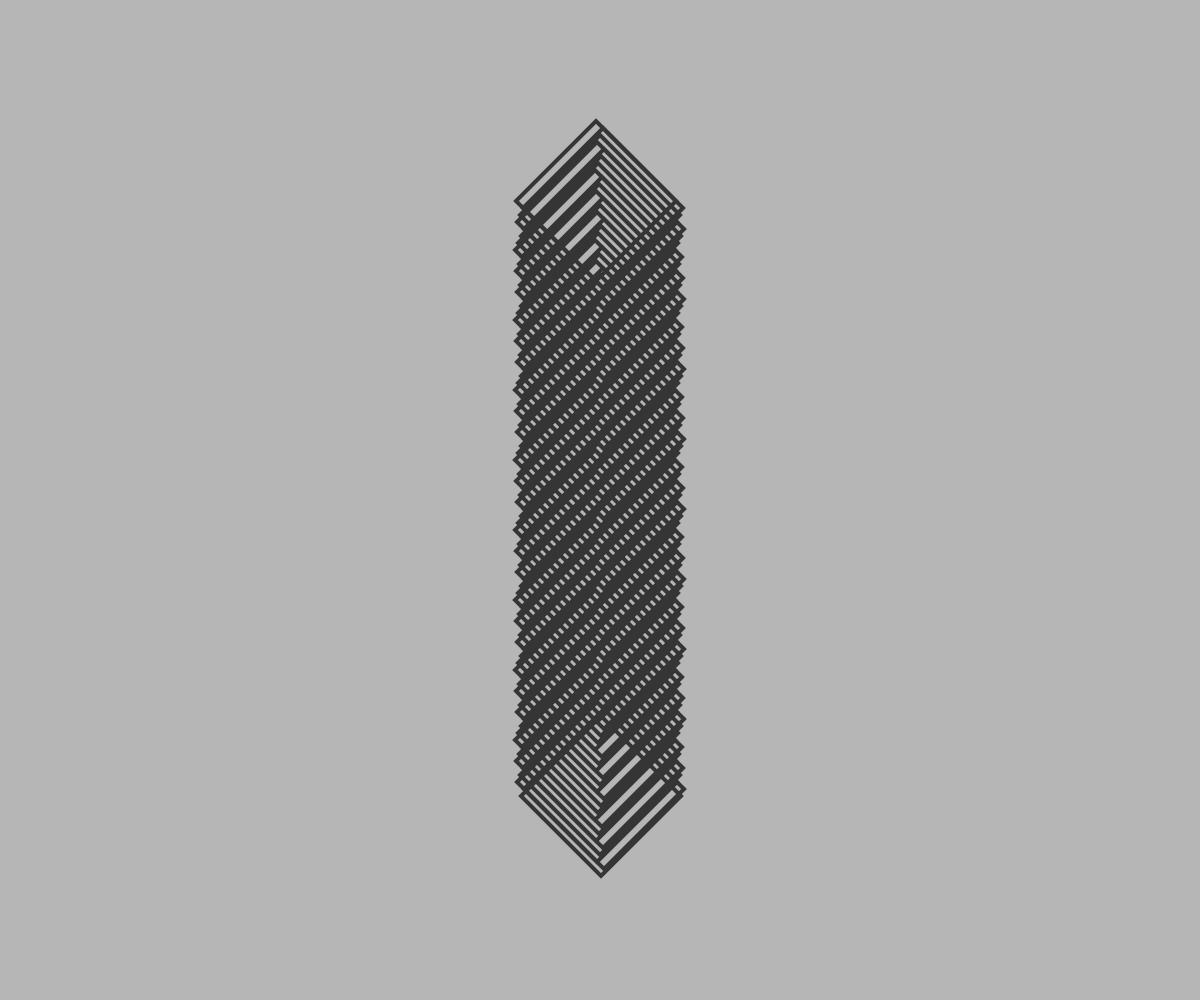
Frame 1 (no input)
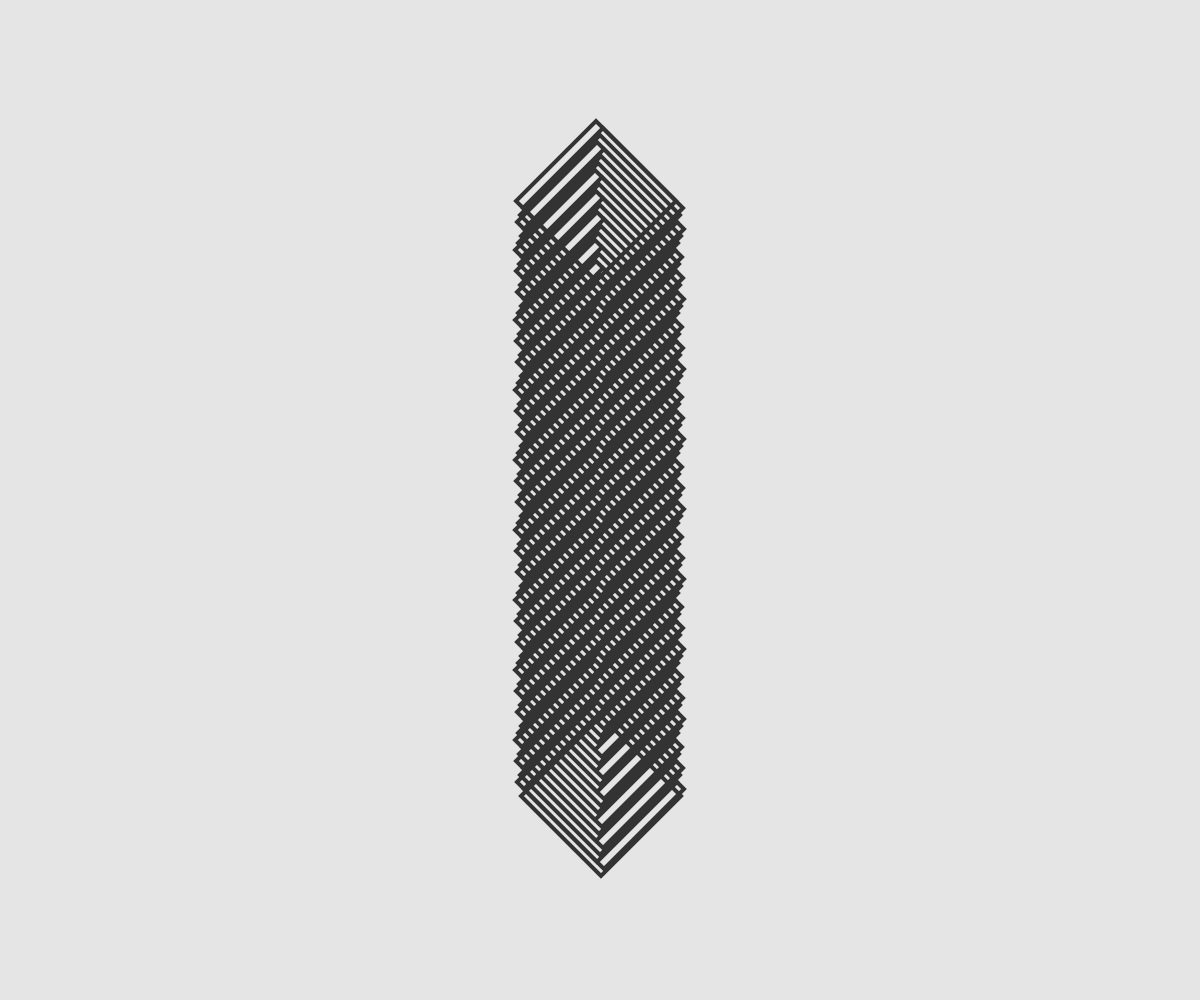
Frame 60 (no input)
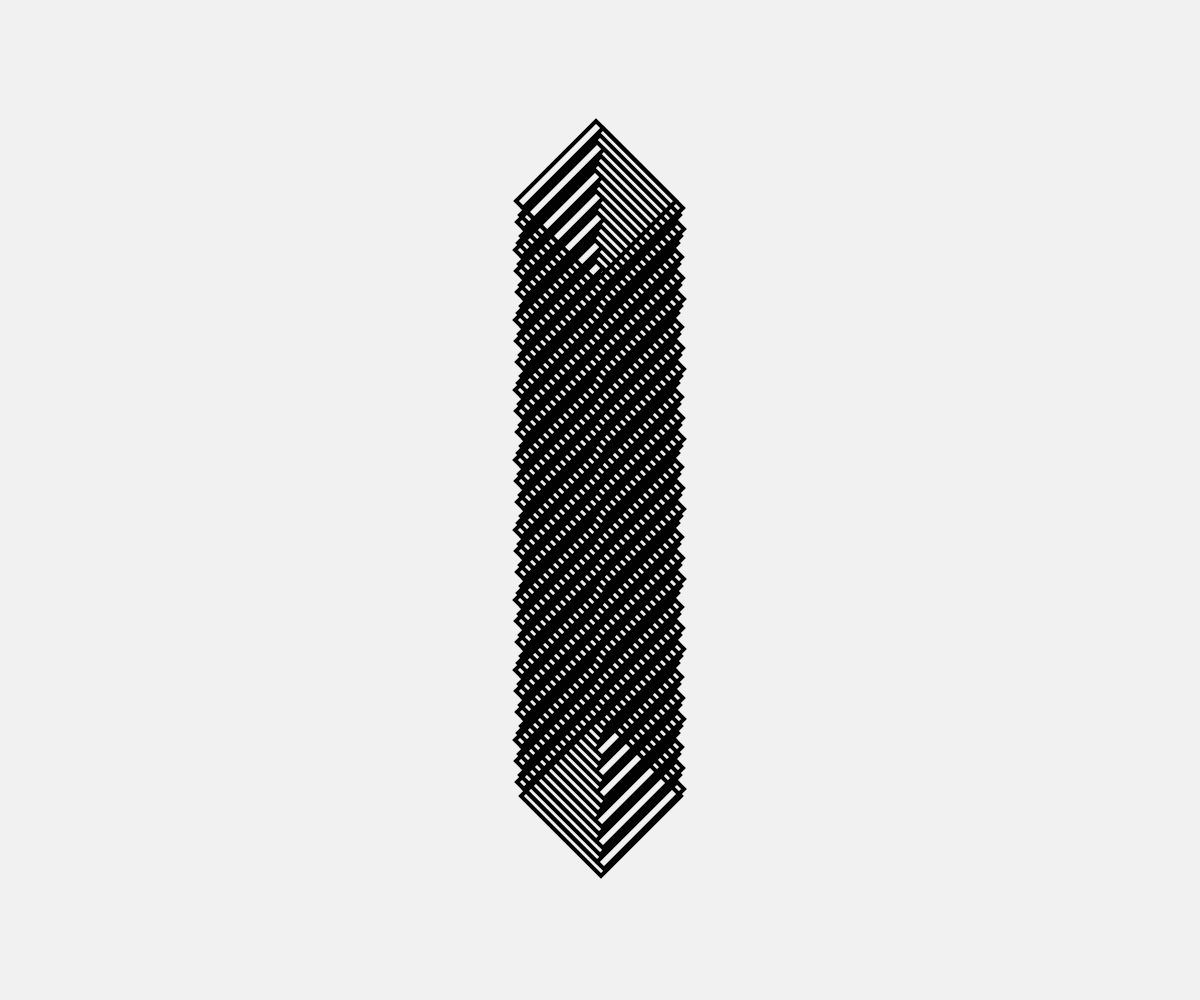
Frame 120 (the mouse pressed at the canvas centre since frame 60)

The p5.js sketch that drew these frames (run headless with seeded random() and noise() and a simulated clock; from frame 60 on, the mouse is pressed at the canvas centre):

// p5.js sketch
// ── sketch.js
const a = 80;
const b = 80;
const planeStep = 7;
const MARGIN = 200;

function setup() {
  createCanvas(windowWidth, windowHeight);
  noFill();
  stroke(0);
  strokeWeight(4);
}

function draw() {
  background(random(255));
  stroke(random(255));
  for(let i=1; i <= height-MARGIN*2; i+=planeStep){
    planeDraw(width/2-5+i%10, MARGIN+i);
  }

}

function planeDraw(x, y){
  push();
  translate(x, y);
  beginShape();
  // vertex(b, 0);
  vertex(b, 0);
  vertex(0, a);
  vertex(-b, 0);
  vertex(0, -a);
  // vertex(0, -a);
  endShape(CLOSE);
  pop();
}
